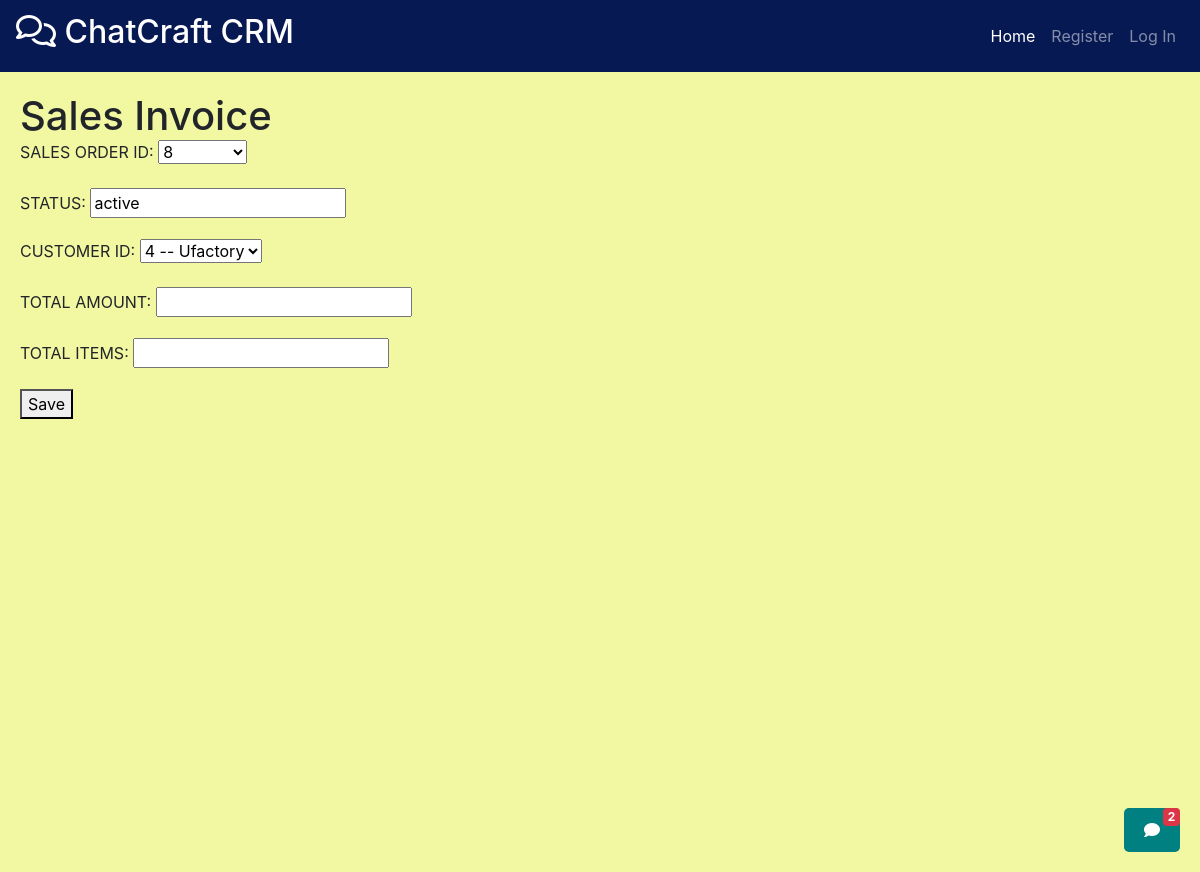
Page /sales_invoices/edit/23/ on the committed database.
### sales_orders/models.py (models this page shows)
class SalesOrder(models.Model):
    SALES_ORDER_ID=models.AutoField(primary_key=True)
    CUSTOMER_ID=models.ForeignKey(Customer,on_delete=models.CASCADE,db_column="CUSTOMER_ID")
    ORDERDATE = models.DateField(blank=True, null=True)
    AMOUNT=models.IntegerField(default =0 ,null=True,blank = True)
    STATUS = models.CharField(max_length=35,null=True,blank = True)
    def __str__(self):
        return f"{self.SALES_ORDER_ID}"

### sales_invoices/models.py (models this page shows, shortened)
class SalesInvoice(models.Model):
    SALES_INVOICE_ID=models.AutoField(primary_key=True)
    SALES_ORDER_ID = models.ForeignKey(SalesOrder,on_delete=models.CASCADE,db_column="SALES_ORDER_ID")
    CUSTOMER_ID=models.ForeignKey(Customer,on_delete=models.CASCADE,db_column="CUSTOMER_ID",null = True,blank=True)
    TOTAL_AMOUNT=models.IntegerField(null=True,blank=True)
    TOTAL_ITEMS=models.IntegerField(null=True,blank=True)
    INVOICE_DATE = models.DateField(null=True,blank=True)
    STATUS = models.CharField(max_length=35,null=True,blank=True)

### customers/models.py (models this page shows)
class Customer(models.Model):
    CUSTOMER_ID=models.AutoField(primary_key=True)
    COMPANY_NAME=models.CharField(max_length=35,unique=True)
    BALANCE_DUE=models.IntegerField(default=0,blank=True,null=True)
    ADDRESS = models.CharField(max_length=35,null=True,blank=True)
    STATUS = models.CharField(max_length=35,null=True,blank=True)
    CONTACT = models.CharField(max_length=10,null=True,blank=True)
    def __str__(self):
        return f"{self.CUSTOMER_ID} -- {self.COMPANY_NAME}"

### sales_invoices/views.py (the view)
# urls.py: path('edit/<int:sales_invoice_id>/',views.editSalesInvoice),
@csrf_exempt
def editSalesInvoice(request, sales_invoice_id):
    instance = get_object_or_404(SalesInvoice, pk=sales_invoice_id)
    if request.method == 'POST':
        form = SalesInvoiceForm(request.POST, instance=instance)
        if form.is_valid():
            form.save()
            return redirect('/sales_invoices/get/')
        else:
            error_json = form.errors.as_json()
            return HttpResponse(error_json, content_type='application/json')
    else:
        form = SalesInvoiceForm(instance=instance)
    return render(request, 'SalesInvoice/save_sales_invoice.html', {'form': form, 'instance': instance})

### sales_invoices/forms.py (shortened to what this page needs)
class SalesInvoiceForm(forms.ModelForm):
    class Meta:
        model = SalesInvoice
        fields = ["SALES_ORDER_ID","STATUS","CUSTOMER_ID","TOTAL_AMOUNT","TOTAL_ITEMS"]  # List the fields you want to edit

### sales_invoices/templates/SalesInvoice/save_sales_invoice.html (shortened to what this page needs)
{% extends 'base.html' %}
{% block content %}
<h1>Sales Invoice</h1>
<form method="post">
    {{ form.as_p }}
    <button type="submit">Save</button>
</form>
{% endblock %}

### rows in the picture
SalesOrder: SALES_ORDER_ID "8"
SalesInvoice: STATUS "active"
Customer: CUSTOMER_ID "4 -- Ufactory"
